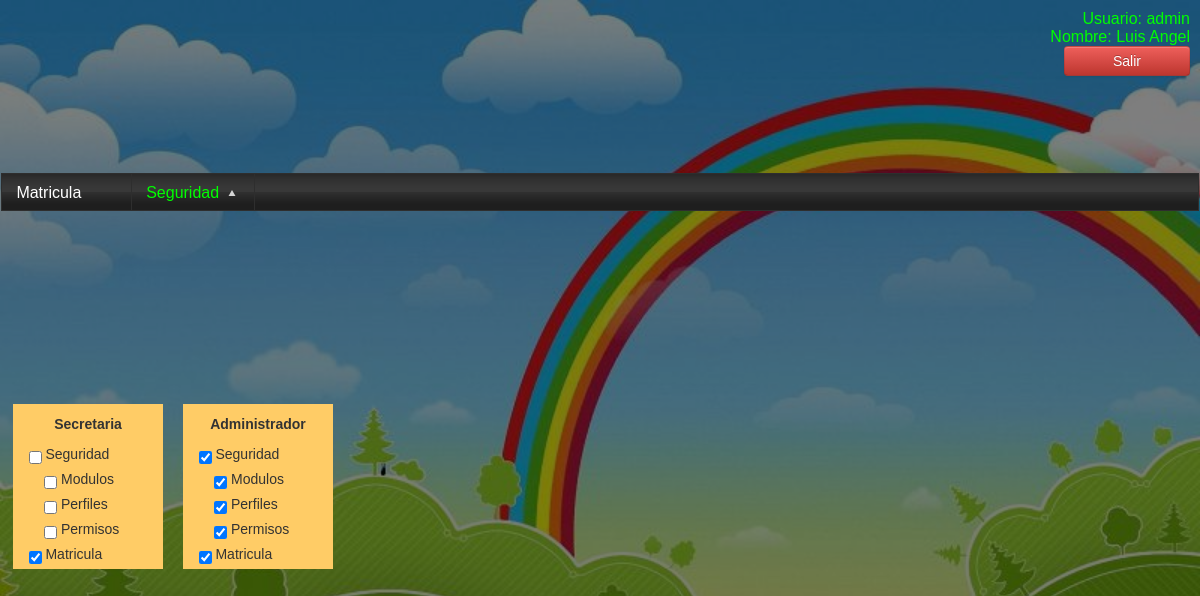
Page /modulos/seguridad/permisos/index.php (signed in) on the committed database.
### tables this page shows
CREATE TABLE `modulo` (
  `idmodulo` int(6) NOT NULL AUTO_INCREMENT,
  `descripcion` varchar(50) DEFAULT NULL,
  `idpadre` int(6) DEFAULT NULL,
  `url` varchar(50) DEFAULT NULL,
  PRIMARY KEY (`idmodulo`)
);

CREATE TABLE `perfil` (
  `idperfil` int(6) NOT NULL DEFAULT '0',
  `descripcion` varchar(50) DEFAULT NULL,
  PRIMARY KEY (`idperfil`)
);

### modulos/seguridad/permisos/index.php (the view, shortened to what this page needs)
<?php
       require("../../../cabecera.php");
	   function crearArbolModulos($tabla,$id_field,$show_data,$link_field ,$parent,$prefix,$condicional,$idmodulo,$idperfil){
                       $sql='select * from '.$tabla.' where '.$link_field.'='.$parent." $condicional";
                       $rs=mysql_query($sql);
                       if($rs){
                               while($arr=mysql_fetch_array($rs))
							     {
									    $sql3="Select * from perfil_modulo where idmodulo='".$arr['idmodulo']."' and idperfil='$idperfil'";
										$r3=mysql_query($sql3);
										if($f3=mysql_fetch_array($r3))
										  {
											  echo "<div id='capa".$arr['idmodulo']."$idperfil' class='pintacapa'><label>$prefix<input name='modulo' idmodulo='".$arr['idmodulo']."' idperfil='$idperfil' checked='checked' type='checkbox' value='1' /> ".$arr[$show_data]." </div></label>";
										  }
										  else
										  {
	echo "<div id='capa".$arr['idmodulo']."$idperfil'><label>$prefix<input name='modulo' idmodulo='".$arr['idmodulo']."' idperfil='$idperfil' type='checkbox' value='1' />  ".$arr[$show_data]."  </div></label>";
										  }
                                       crearArbolModulos($tabla,$id_field,$show_data,$link_field,$arr[$id_field],$prefix.$prefix,$condicional,$idmodulo,$idperfil);
                                 }
                        }
                    }
?>
<br><div id="mensaje"></div>
<table width="98%" border="0" align="center" cellpadding="0" cellspacing="0">
  <tr>
    <td valign="top">
     <?php
	    $sql="Select * from perfil";
		$r=mysql_query($sql);
		while($f=mysql_fetch_array($r))
		 {
			echo "<div class='bloque'>
					<h2>".$f['descripcion']."</h2>
			 	 ";
	   echo crearArbolModulos('modulo','idmodulo','descripcion','idpadre',0,'&nbsp;&nbsp;&nbsp;&nbsp;','',@$idmodulo,$f['idperfil']);
			echo "
				  </div>
			    ";
		 }
	 ?>
     </td>
  </tr>
</table>
<?php
require("../../../pie.php");
?>

### cabecera.php (shortened to what this page needs)
<link href="<?php echo $_SESSION['urlbase']; ?>librerias/kendo/styles/kendo.common.min.css" rel="stylesheet" />
<link href="<?php echo $_SESSION['urlbase']; ?>librerias/kendo/styles/kendo.black.min.css" rel="stylesheet" />
<link href="<?php echo $_SESSION['urlbase']; ?>css/bootstrap.min.css" rel="stylesheet" media="screen">
<link href="<?php echo $_SESSION['urlbase']; ?>css/bootstrap.css" rel="stylesheet" media="screen">
<link href="<?php echo $_SESSION['urlbase']; ?>libreria/bootstrap.min.js" rel="stylesheet" media="screen">
<link href="<?php echo $_SESSION['urlbase']; ?>librerias/bootstrap.js" rel="stylesheet" media="screen">
<table  class="modulos" width="1300" height="100%" border="0" align="center">
  <tr >
    <td height="40" class="usuario" >
        <span class="asas" >Usuario: <?php echo $_SESSION['usuario']; ?></span>
        <br>
        <span class="asas">Nombre: <?php echo $_SESSION['nombre'] ?></span>
        <br>
        <span class="asas"><a href='http://localhost/Jardin/cerrar_sesion.php' class='btn btn-danger'>Salir</a></span>
        </td>
  </tr>
  <tr>
    <td height="25" colspan="2">
     <?php
				$DOMINIOADMIN=$_SESSION['urlbase']."modulos/";
			    echo "<ul id='menu'> ";
			    cargarmenu("0",$DOMINIOADMIN);
			   function cargarmenu($id,$urladmin)
			   {
				   $sql="select idmodulo, descripcion,url,idpadre from modulo where idpadre='$id' order by descripcion";
					 $r=mysql_query($sql);
					while($f=mysql_fetch_array($r))
					   {  $descripcion=$f['descripcion'];  $idmodulo=$f['idmodulo'];  $idpadre=$f['idpadre'];
						  $url=$f['url'];
							     	$sql2="select * from perfil_modulo where idmodulo='$idmodulo' and idperfil='".$_SESSION['idperfil']."'";
									$r2=mysql_query($sql2);
									if(mysql_num_rows($r2)>0)
									  {
												$sql2="select * from modulo where idpadre='$idmodulo' ";
												$r2=mysql_query($sql2);
												if(mysql_num_rows($r2)>0)
												  {
													   echo "<li>$descripcion <ul>";
															 cargarmenu($f['idmodulo'],$urladmin);
													   echo "</ul></li>";
												  }
												  else
												  {
													   echo "<li><a href='".$urladmin."$url'>".$f['descripcion']."</a></li>";
												  }
									  }
					  }
			   }
			echo "</ul>";
?>
    </td>
  </tr>
  <tr>
    <td colspan="2">

### estilos.php (style rules this page uses)
a:link { text-decoration: none; width: 100px; float: left; }

### modulos/seguridad/permisos/index.php (style rules this page uses)
h2 { font-size:14px; margin:0px 0px 0px 0px; text-align:center }
.bloque { display:inline-block; width:150px; background-color:#FC6; float:left; margin-right:20px; text-align:left; vertical-align:top }

### rows in the picture
modulo: descripcion "Matricula"
modulo: descripcion "Seguridad"
perfil: descripcion "Secretaria"
modulo: descripcion "Modulos"
modulo: descripcion "Perfiles"
modulo: descripcion "Permisos"
perfil: descripcion "Administrador"

### other values in the picture
$_SESSION['usuario'] "admin"
$_SESSION['nombre'] "Luis Angel"
